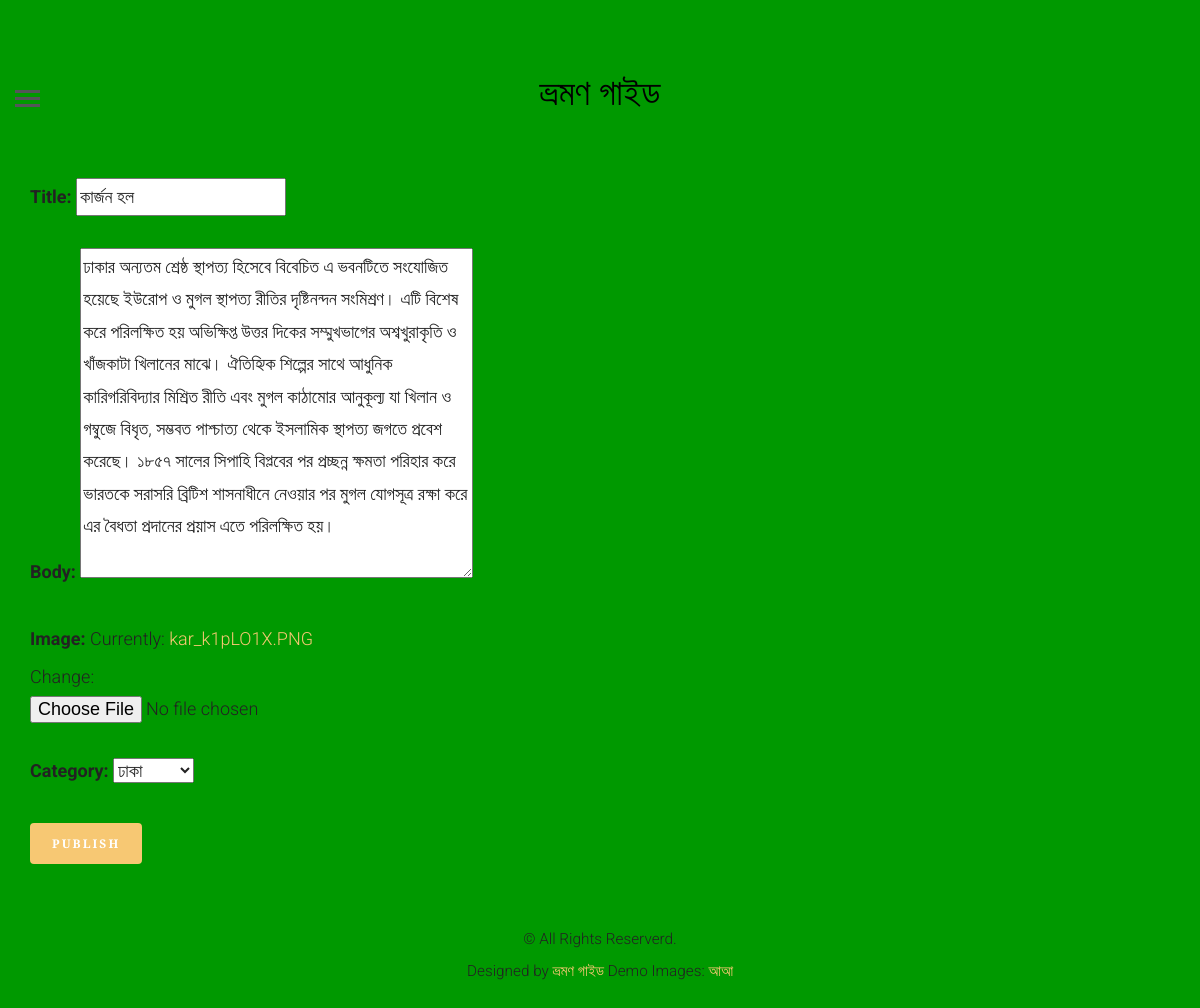
/update/1 (signed in), run on the app's committed database.
### blogapp/models.py (models this page shows, shortened)
class article(models.Model):
    article_author = models.ForeignKey(author, on_delete=models.CASCADE)
    title = models.CharField(max_length=200)
    body = models.TextField()
    image = models.FileField()
    posted_on = models.DateTimeField(auto_now=False, auto_now_add=True)
    updated_on = models.DateTimeField(auto_now=True, auto_now_add=False)
    category = models.ForeignKey(category, on_delete=models.CASCADE)

### blogapp/views.py (the view)
# urls.py: path('update/<int:pid>', views.getUpdate, name="update"),
def getUpdate(request, pid):
    if request.user.is_authenticated:
        u = get_object_or_404(author, name=request.user.id)
        post = get_object_or_404(article, id=pid)
        form = createForm(request.POST or None, request.FILES or None, instance=post)
        if form.is_valid():
            instance = form.save(commit=False)
            instance.article_author = u
            instance.save()
            messages.success(request, 'Article is updated successfully')
            return redirect('blog:profile')
        return render(request, 'create.html', {"form": form})
    else:
        return redirect('blog:login')

### blogapp/forms.py
class createForm(forms.ModelForm):
    class Meta:
        model = article
        fields = [
            'title',
            'body',
            'image',
            'category'
        ]

### blogapp/models.py (called while the page is built)
    def __str__(self):
        return self.name

### templates/create.html (shortened to what this page needs)
{% extends 'base.html' %}
{% block content %}
    <div class="container">
        <form action="" method="POST" enctype="multipart/form-data">
        {{ form.as_p }}
        <button class="btn btn-primary">Publish</button>
        </form>
    </div>
{% endblock %}

### blogapp/static/css/style.css (style rules this page uses)
html { background: #fff; }
body { font-family: "Roboto", arial, sans-serif; font-size: 18px; font-weight: 300; line-height: 1.8; color: #222; background:#009900; }
a { color: #f7c873; -webkit-transition: 0.5s; -o-transition: 0.5s; transition: 0.5s; }
p { margin-bottom: 30px; }
.btn { margin-right: 4px; margin-bottom: 4px; font-family: "Playfair Display", times, serif; font-size: 12px; letter-spacing: 2px; text-transform: uppercase; font-weight: 700; -webkit-border-radius: 4px; -moz-border-radius: 4px; -ms-border-radius: 4px; border-radius: 4px; -webkit-transition: 0.5s; -o-transition: 0.5s; transition: 0.5s; }
.btn-primary { background: #f7c873; color: #fff; border: 2px solid #f7c873; }

### data on the page
article: title "কার্জন হল", body "ঢাকার অন্যতম শ্রেষ্ঠ স্থাপত্য হিসেবে বিবেচিত এ ভবনটিতে সংযোজিত হয়েছে ইউরোপ ও মুগল স্থাপত্য রীতির দৃষ্টিনন্দন সংমিশ্রণ। এটি বিশেষ করে পরিলক্ষিত হয় অভিক্ষিপ্ত উত্তর দিকের সম্মুখভাগের অশ্বখুরাকৃতি ও খাঁজকাটা খিলানের মাঝে। ঐতিহ্যিক শিল্পের সাথে আধুনিক কারিগরিবিদ্যার মিশ্রিত রীতি এবং মুগল কাঠামোর আনুকূল্য যা খিলান ও গম্বুজে বিধৃত, সম্ভবত পাশ্চাত্য থেকে ইসলামিক স্থাপত্য জগতে প্রবেশ করেছে। ১৮৫৭ সালের সিপাহি বিপ্লবের পর প্রচ্ছন্ন ক্ষমতা পরিহার করে ভারতকে সরাসরি ব্রিটিশ শাসনাধীনে নেওয়ার পর মুগল যোগসূত্র রক্ষা করে এর বৈধতা প্রদানের প্রয়াস এতে পরিলক্ষিত হয়।", category "ঢাকা"
